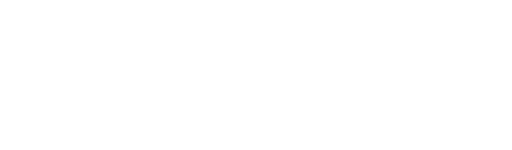
Frame 1 (no input)
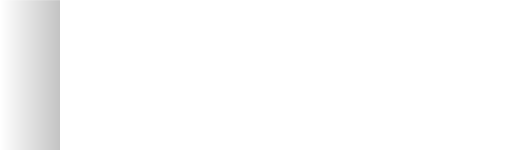
Frame 60 (the mouse pressed at the canvas centre just before this capture)
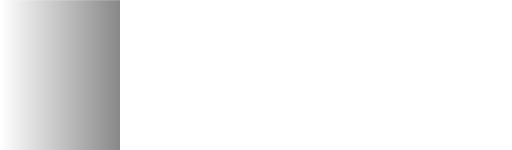
Frame 120 (the mouse held since frame 60 and released just before this capture)

The Processing sketch that drew these frames (run headless with seeded random() and noise(); from frame 60 on, the mouse is pressed at the canvas centre):

// Processing sketch: gradiente_7
// ── gradiente_7.pde
float posHorizontal = 0;
float offsetPosX = 1; //incremento, step
float incrementoAlpha = 1;
float alpha = 0;

void setup()
{
  size(512, 150);
  background(255);
}

void draw()
{
  stroke(0, alpha);
  
  line(posHorizontal, 0, posHorizontal, height);
  
  posHorizontal = posHorizontal + offsetPosX;
  alpha = (alpha + incrementoAlpha) % 256;
}
